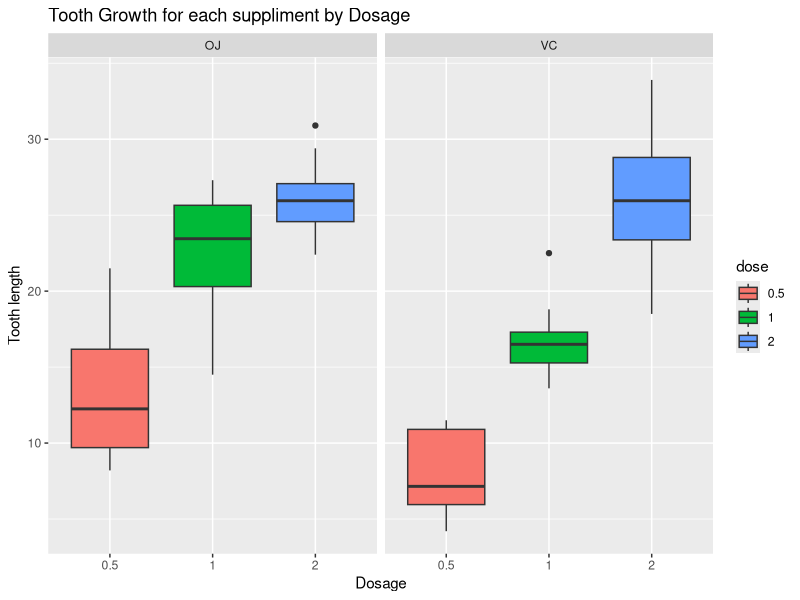

The R script that drew this image:
## ---- chunk 1
knitr::opts_chunk$set(echo = TRUE)
## ---- chunk 2
library(data.table)
library(dplyr)
library(ggplot2)
## ---- chunk 3
library(data.table)
library(dplyr)
library(ggplot2)

data("ToothGrowth")
str(ToothGrowth)

levels(ToothGrowth$supp)
unique(ToothGrowth$dose)

sum(is.na(ToothGrowth$len))
sum(is.na(ToothGrowth$supp))
sum(is.na(ToothGrowth$dose))
## ---- chunk 4
tg <- ToothGrowth
tg$dose <- factor(tg$dose)
ggplot(data = tg, aes(x=dose, y=len)) + 
    geom_boxplot(aes(fill = dose)) + 
    facet_wrap(~ supp) + 
    labs(title="Tooth Growth for each suppliment by Dosage", 
         x="Dosage", y="Tooth length")
## ---- chunk 5
dim(ToothGrowth)
summary(ToothGrowth)

sum(ToothGrowth$supp=="OJ")
sum(ToothGrowth$supp=="VC")

sum(ToothGrowth$dose==0.5)
sum(ToothGrowth$dose==1)
sum(ToothGrowth$dose==2)
## ---- chunk 6
t.test(tg$len[tg$supp=="OJ"], tg$len[tg$supp=="VC"])
## ---- chunk 7
t.test(tg$len[tg$dose==0.5], tg$len[tg$dose==1])
## ---- chunk 8
t.test(tg$len[tg$dose==0.5], tg$len[tg$dose==2])
## ---- chunk 9
t.test(tg$len[tg$dose==1], tg$len[tg$dose==2])
